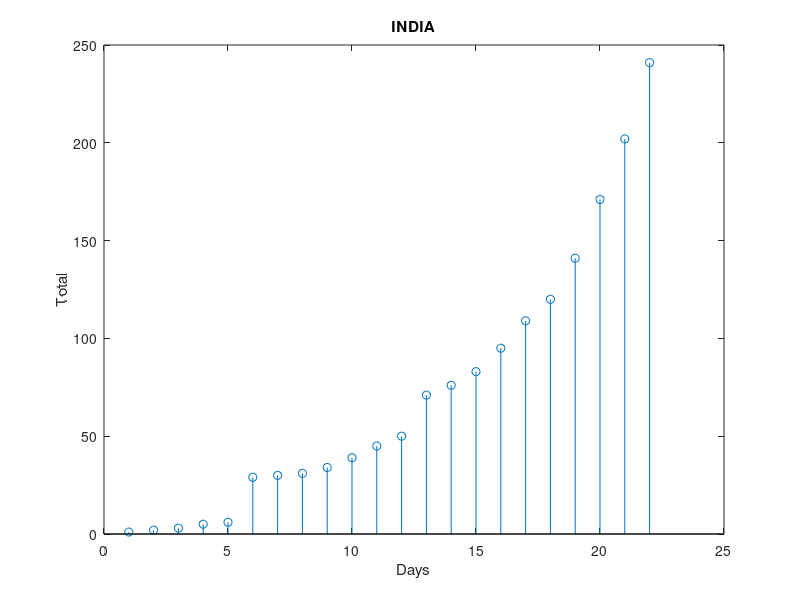

The MATLAB source for this figure: (Note: this script raises an error after producing the figure.)
clc;
clear all;
close all;

india_total=[1 2 3 5 6 29 30 31 34 39 45 50 71 76 83 95 109 120 141 171 202 241];
india_days=1:length(india_total);
india_rate=zeros(1,length(india_total)-1);
india_total_log=zeros(1,length(india_total));
india_rate_log=zeros(1,length(india_total)-1);


%rate mapping 
for i=1:length(india_total)-1
   india_rate(i)=india_total(i+1)/india_total(i); 
end

% log rate mapping 
for i=1:length(india_total)-1
   india_rate_log(i)=log(india_total(i+1)/india_total(i)); %base 'e' 
end

%logarithmic graph
for i=1:length(india_total)
   india_total_log(i)=log(india_total(i)); 
end


%subplot(251)
stem(india_days,india_total)
title("INDIA");
xlabel("Days");
ylabel("Total");
%subplot(252)
h = animatedline;
for k = 1:length(india_days)
    addpoints(h,india_days(k),india_total(k));
    drawnow
end

%{
plot(india_days,india_total)
title("INDIA");
xlabel("Days");
ylabel("Total");
subplot(253)
india_days_rate=india_days(2:length(india_days));
stem(india_days_rate,india_rate)
title("INDIA");
xlabel("Days");
ylabel("RATE");
subplot(254)

india_days_rate=india_days(2:length(india_days));
stem(india_days,india_total_log)
title("INDIA");
xlabel("Days");
ylabel("LOG SCALE TOTAL");



%subplot(255)

india_days_rate=india_days(2:length(india_days));
stem(india_days_rate,india_rate_log)
title("INDIA");
xlabel("Days");
ylabel("LOG SCALE RATE");
%}
